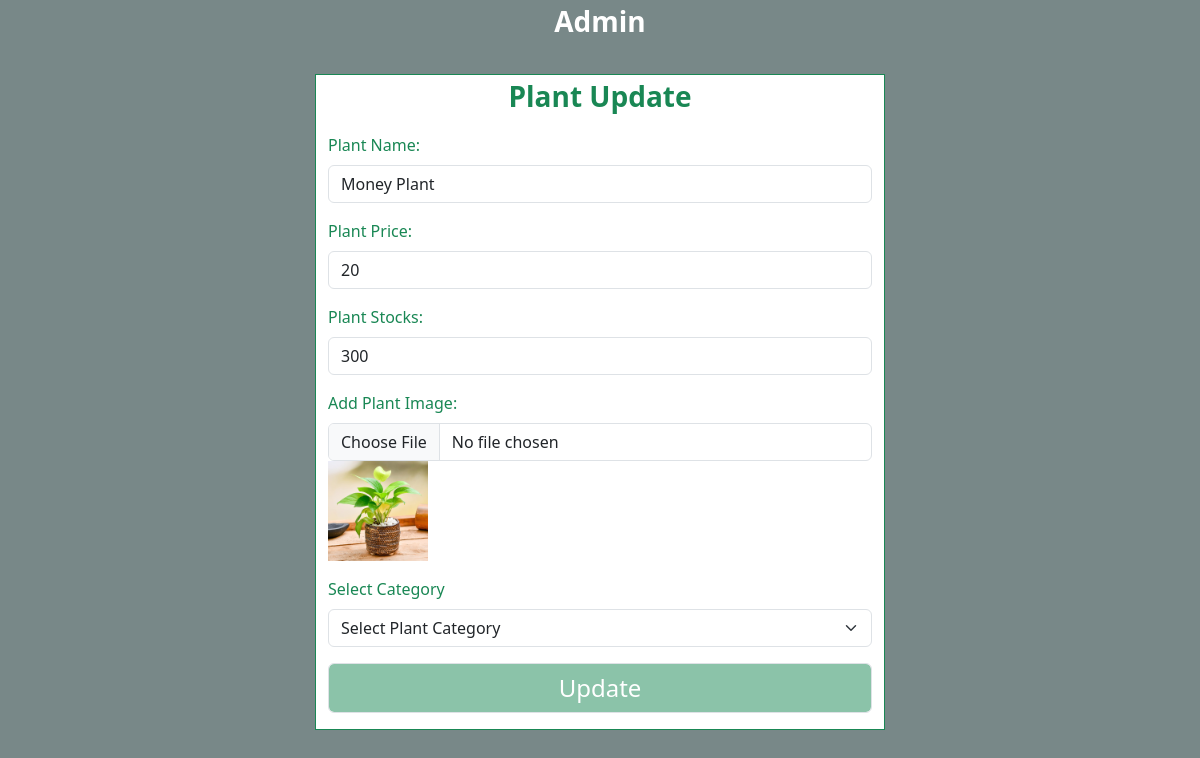
Page /Ecom/admin/product/update.php?ID=5 on the committed database.
### tables this page shows
CREATE TABLE `tblproduct` (
  `Id` int(11) NOT NULL,
  `PName` varchar(100) NOT NULL,
  `PPrice` varchar(100) NOT NULL,
  `PStock` int(11) NOT NULL,
  `PImage` varchar(200) NOT NULL,
  `PCategory` varchar(100) NOT NULL
);

### Ecom/admin/product/update.php (the view, shortened to what this page needs)
<!DOCTYPE html>
<html lang="en">
<head>
    <link href="https://cdn.jsdelivr.net/npm/bootstrap@5.3.0/dist/css/bootstrap.min.css" rel="stylesheet">
</head>
<body>
    <div class="mb-3">
        <p class="text-center fw-bold fs-3 text-white">Admin</p>
    </div>
    <?php
    $id = $_GET['ID'];
    include 'Config.php';
    $Record = mysqli_query($con, "SELECT * FROM `tblproduct` WHERE Id = $id");
    $data = mysqli_fetch_array($Record);
    ?>
    <div class="container">
        <div class="row">
            <div class="col-md-6 m-auto border border-success mt-3  bg-white">
                <form action="update.php" method="POST" enctype="multipart/form-data">
                    <div class="mb-3">
                        <p class="text-center fw-bold fs-3 text-success">Plant Update</p>
                    </div>
                    <div class="mb-3">
                        <label class="form-label text-success">Plant Name:</label>
                        <input type="text" value="<?php echo $data['PName'] ?>" name="PName" class="form-control" placeholder="Enter Plant Name">
                    </div>
                    <div class="mb-3">
                        <label class="form-label text-success">Plant Price:</label>
                        <input type="text" value="<?php echo $data['PPrice'] ?>" name="PPrice" class="form-control" placeholder="Enter Plant Price">
                    </div>
                    <div class="mb-3">
                        <label class="form-label text-success">Plant Stocks:</label>
                        <input type="text" value="<?php echo $data['PStock'] ?>" name="PStock" class="form-control" placeholder="Enter the Stock">
                    </div>
                    <div class="mb-3">
                        <label class="form-label text-success">Add Plant Image:</label>
                        <input type="file" name="PImage" class="form-control">
                        <img src="<?php echo $data['PImage']  ?>" alt="" style="height: 100px ">
                    </div>
                    <div class="mb-3">
                        <label class="form-label text-success">Select Category</label>
                        <select class="form-select" name="Pages">
                            <option selected>Select Plant Category</option>
                        </select>
                    </div>
                    <button name="update" class="bg-success bg-opacity-50 fs-4 fu-bold my-3 form-control text-white"> Update </button>
                </form>
            </div>
        </div>
    </div>
</body>
</html>

### Ecom/admin/product/update.php (style rules this page uses)
body { background-color: #788888; }

### rows in the picture
tblproduct: PName "Money Plant", PPrice "20", PStock "300", PImage (picture)
